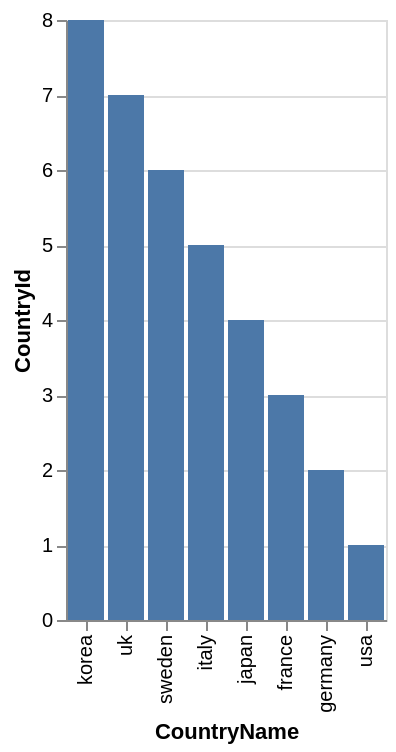

Write the Vega-Lite specification saved for this chart.
### Vega-Lite specification from a JSON file in a GitHub repository (floating-point values rounded to 4 significant figures)
{"data": {"values": [{"x_data": "korea", "y_data": 8}, {"x_data": "uk", "y_data": 7}, {"x_data": "sweden", "y_data": 6}, {"x_data": "italy", "y_data": 5}, {"x_data": "japan", "y_data": 4}, {"x_data": "france", "y_data": 3}, {"x_data": "germany", "y_data": 2}, {"x_data": "usa", "y_data": 1}]}, "mark": "bar", "encoding": {"x": {"field": "x_data", "type": "nominal", "title": "CountryName", "sort": {"op": "sum", "field": "y_data", "order": "descending"}}, "y": {"field": "y_data", "type": "quantitative", "title": "CountryId"}}}
